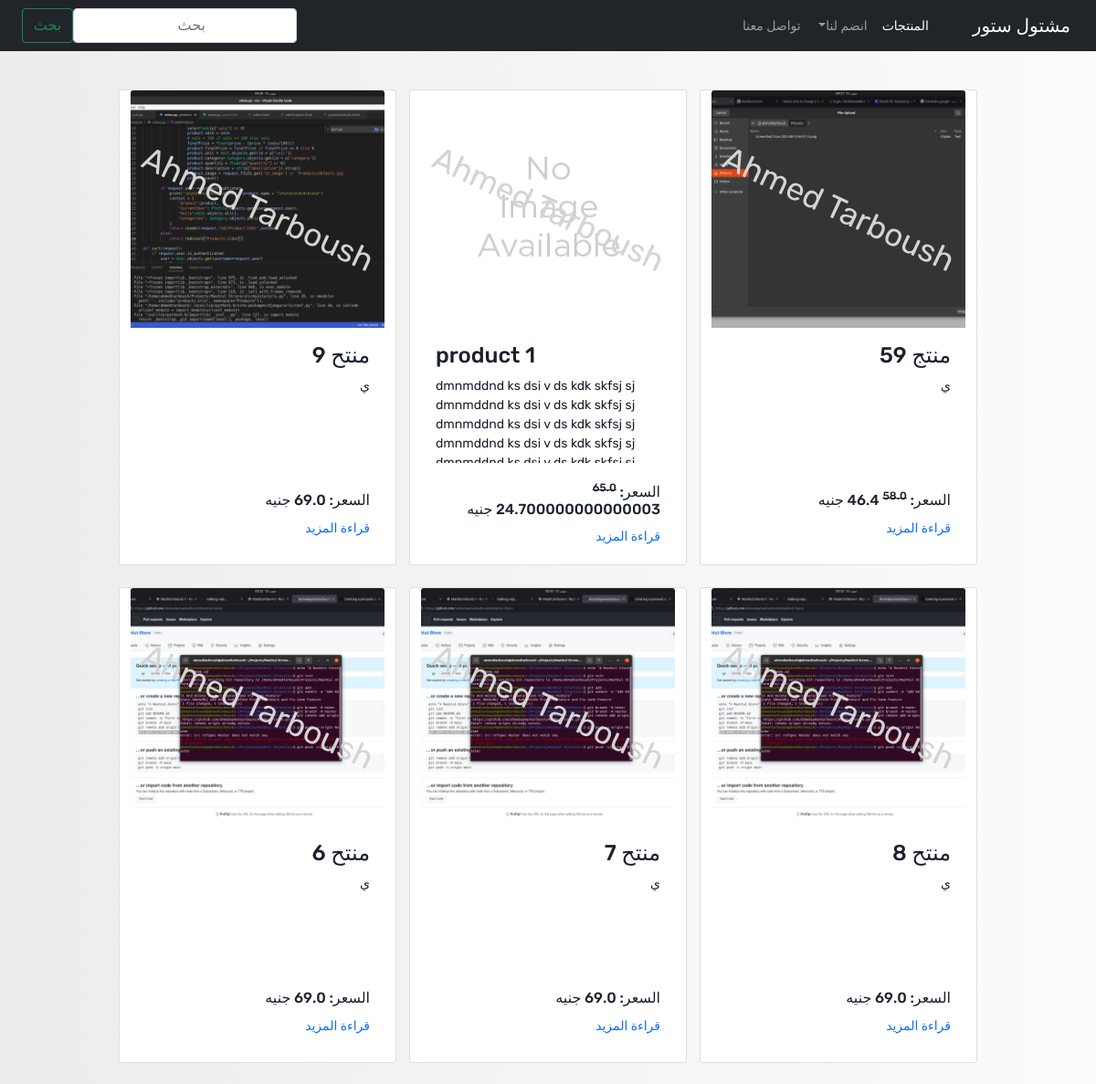
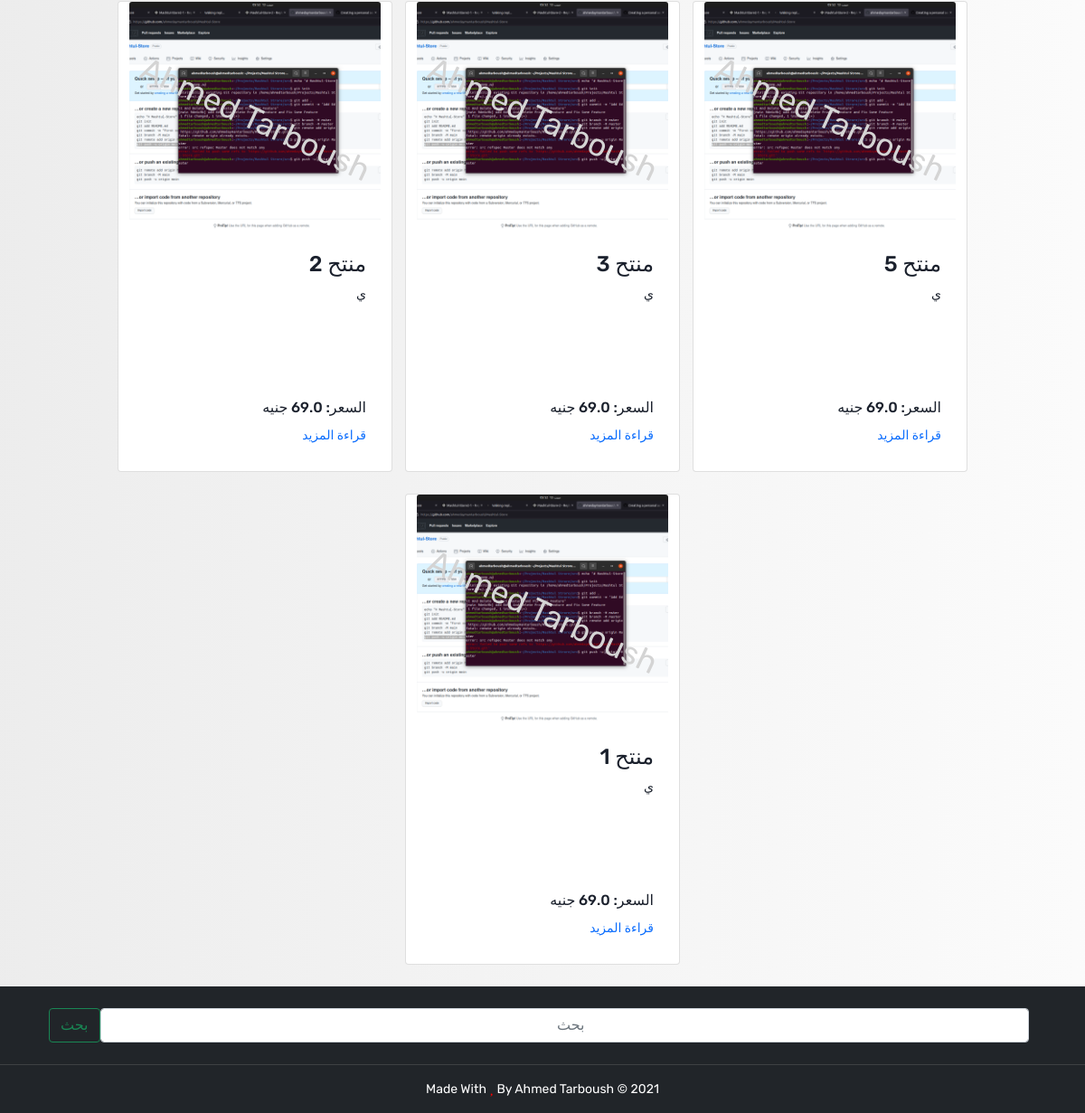
The page / on the database its author committed (2 pictures, top to bottom).
### products/models.py (models this page shows, shortened)
class Product(models.Model):
    order_key = models.IntegerField(unique=True)
    name = models.CharField(max_length=100)
    description = models.TextField()
    price = models.FloatField(default=0)
    finalPrice = models.FloatField(default=0)
    sale = models.FloatField(default=0)
    quantity = models.FloatField(default=0)
    sold = models.FloatField(default=0)
    unit = models.ForeignKey("Unit", on_delete=models.CASCADE, related_name='unit',default=0)
    category = models.ForeignKey(Category, on_delete=models.CASCADE, related_name='category',default=0)
    rate = models.FloatField(default=0)
    raters = models.ManyToManyField(User, blank=True)
    publisher = models.ForeignKey(Profile, on_delete=models.CASCADE, related_name='publisher')
    publishedAt = models.DateField(default=timezone.now )
    image = models.ImageField(upload_to=uploadTo, default="/Products/default.jpg")
    isPremium = models.BooleanField(default=False)
    class Meta:
        verbose_name = ("Product")
        verbose_name_plural = ("Products")

### products/views.py (the view)
# urls.py: path("" , index ,name="index" ),
def index(request):
    if request.user.is_authenticated:
        user = User.objects.get(username=request.user)
        makeEvent(request)
        currentUser = Profile.objects.get(user = user)
    else:
        if request.method == "POST":
            return redirect("UserProfile:signin")
        else:
            currentUser = None
    products = Product.objects.all()
    if 'search' in request.GET:
        if request.GET['search']:
            if Product.objects.filter(name__icontains=request.GET['search']).exists():
                products = Product.objects.filter(name__icontains=request.GET['search'])
            else:
                products = Product.objects.filter(name__icontains=request.GET['search'])
        else:
            products = Product.objects.all()
    else:
        products = Product.objects.all()
    context = {
        "products": products.order_by("-order_key"),
        "currentUser": currentUser,
    }
    return render(request, "index.html" , context)

### products/templates/index.html (shortened to what this page needs)
{% extends "base.html" %} {% load static %} {% block content %}
<div class="container">
    <br><br>
    <div class="row justify-content-center">
        {% for product in products %}
        <form method="post" id="frm{{product.id}}" class="card product mb-4 col-lg-3">
            <div style="background-image: url({{ product.image.url }});" data-auther="{{ product.publisher.watermark }}" class="productImage card-img-top">
            </div>
            <div class="card-body" style="height: 150px;overflow: hidden;text-overflow: ellipsis;">
                <h4 class="card-title" dir="auto">{{product.name}}</h4>
                <p class="card-text description" dir="auto">{{product.description}}</p>
            </div>
            <div class="card-body" style="bottom: 5px;">
                {% if product.finalPrice %}
                <h6 style="margin-bottom: 10px;">السعر:
                {% if product.sale %}
                    <del><sup>{{ product.price }}</sup></del>
                {% endif %}
                    {{ product.finalPrice }}
                    جنيه
                </h6>
                {% else %}
                      <h4 style="margin-bottom: 10px;">مجانًا</h4>
                {% endif %}
                <div>
                    <a href="{% url 'products:productDetails' product.id %}" class="moreDetails card-link">قراءة المزيد</a>
                </div>
            </div>
        </form>
        {% endfor %}
    </div>
</div>
{% endblock content %}

### static/style/style.css (style rules this page uses)
* { -webkit-font-smoothing: antialiased; -webkit-text-shadow: rgba(0, 0, 0, .01) 0 0 1px; text-shadow: rgba(0, 0, 0, .01) 0 0 1px }
body { font-family: 'Rubik', sans-serif; font-size: 14px; font-weight: 400; background: #fff; color: #000000; }
body { color: #1a202c; background: linear-gradient(to right, #cccccc5c, #e5e5e526); }
.moreDetails { text-decoration: none; }
.product { height: 521px !important; width: 19rem !important; margin: 0 7px 7px; }
.description { max-height: 95px; overflow: hidden; text-overflow: unset; }
.productImage { height: 260px; display: flex; justify-content: center; align-items: center; background-size: cover !important; background-position: center !important; }
.productImage::after { content: attr(data-auther); color: rgb(212, 212, 212); font-size: 35px; text-transform: capitalize; transform: rotate(25deg); text-align: center; }

### rows shown on the page
Product: image (picture), name "منتج 59", description "ي", price "58.0"
Product: image (placeholder picture), name "product 1", description "dmnmddnd ks dsi v ds kdk skfsj sj dmnmddnd ks dsi v ds kdk skfsj sj dmnmddnd ks dsi v ds kdk skfsj sj dmnmddnd ks dsi v ds kdk skfsj sj…", price "65.0"
Product: image (picture), name "منتح 9", description "ي", finalPrice "69.0"
Product: image (picture), name "منتح 8", description "ي", finalPrice "69.0"
Product: image (picture), name "منتح 7", description "ي", finalPrice "69.0"
Product: image (picture), name "منتح 6", description "ي", finalPrice "69.0"
Product: image (picture), name "منتح 5", description "ي", finalPrice "69.0"
Product: image (picture), name "منتح 3", description "ي", finalPrice "69.0"
Product: image (picture), name "منتح 2", description "ي", finalPrice "69.0"
Product: image (picture), name "منتح 1", description "ي", finalPrice "69.0"
